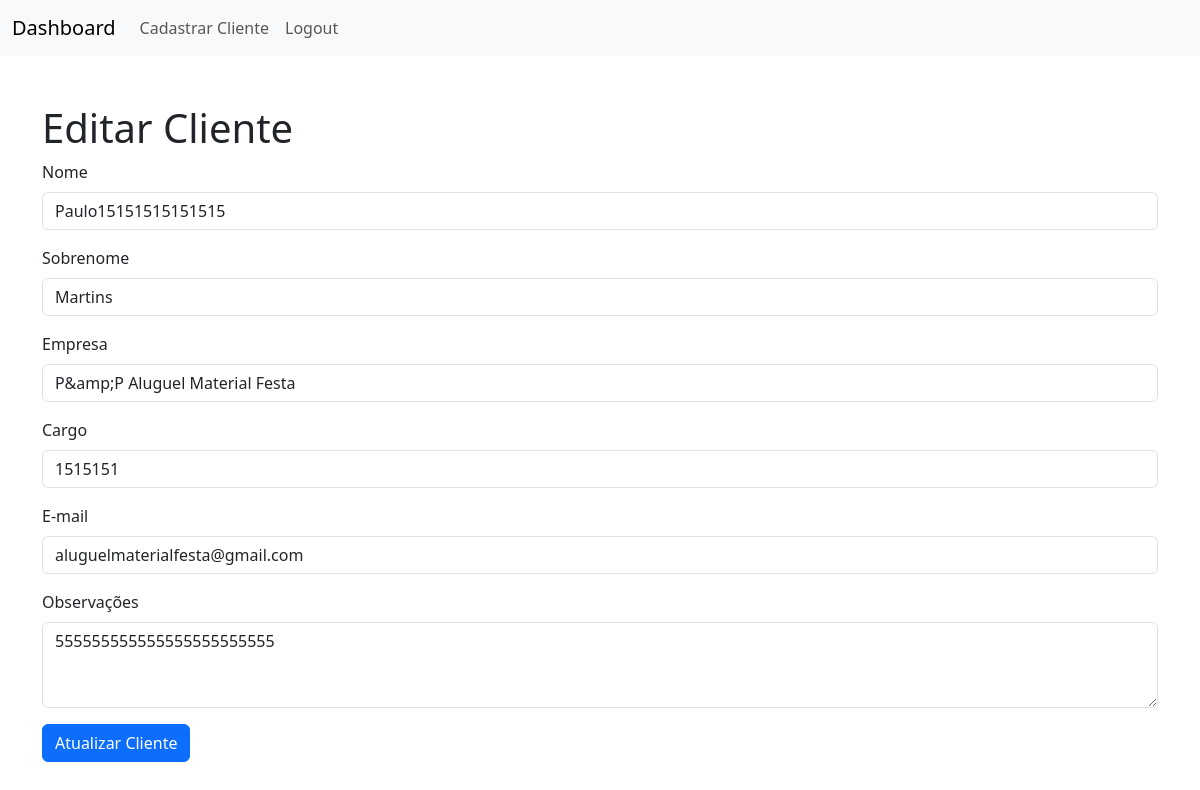
The page /editar_cliente.php?id=1 on the database its author committed.
### tables this page shows
CREATE TABLE `clientes` (
  `id` int(11) NOT NULL,
  `nome` varchar(100) DEFAULT NULL,
  `sobrenome` varchar(100) DEFAULT NULL,
  `empresa` varchar(100) DEFAULT NULL,
  `cargo` varchar(100) DEFAULT NULL,
  `email` varchar(100) DEFAULT NULL,
  `observacao` text DEFAULT NULL
);

### editar_cliente.php (the view, shortened to what this page needs)
<?php
include 'conexao.php';
if (isset($_GET['id'])) {
    $id_cliente = $_GET['id'];
} else {
    header("Location: dashboard.php");
    exit;
}
$cliente = $mysqli->prepare("SELECT * FROM clientes WHERE id = ?");
$cliente->bind_param("i", $id_cliente);
$cliente->execute();
$resultado_cliente = $cliente->get_result();
if ($resultado_cliente->num_rows > 0) {
    $cliente = $resultado_cliente->fetch_assoc();
} else {
    echo "Cliente não encontrado!";
    exit;
}
?>
<!DOCTYPE html>
<html lang="pt-BR">
<head>
    <link href="https://cdn.jsdelivr.net/npm/bootstrap@5.3.0-alpha1/dist/css/bootstrap.min.css" rel="stylesheet">
</head>
<body>
    <nav class="navbar navbar-expand-lg navbar-light bg-light">
        <div class="container-fluid">
            <a class="navbar-brand" href="dashboard.php">Dashboard</a>
            <div class="collapse navbar-collapse" id="navbarNav">
                <ul class="navbar-nav">
                    <li class="nav-item">
                        <a class="nav-link" href="FormulariodeCadastrodeCliente.php">Cadastrar Cliente</a>
                    </li>
                    <li class="nav-item">
                        <a class="nav-link" href="logout.php">Logout</a>
                    </li>
                </ul>
            </div>
        </div>
    </nav>
    <div class="container mt-5">
        <h1>Editar Cliente</h1>
        <form action="editar_cliente.php?id=<?php echo $id_cliente; ?>" method="POST">
            <div class="mb-3">
                <label for="nome" class="form-label">Nome</label>
                <input type="text" class="form-control" id="nome" name="nome" value="<?php echo htmlspecialchars($cliente['nome']); ?>" required>
            </div>
            <div class="mb-3">
                <label for="sobrenome" class="form-label">Sobrenome</label>
                <input type="text" class="form-control" id="sobrenome" name="sobrenome" value="<?php echo htmlspecialchars($cliente['sobrenome']); ?>" required>
            </div>
            <div class="mb-3">
                <label for="empresa" class="form-label">Empresa</label>
                <input type="text" class="form-control" id="empresa" name="empresa" value="<?php echo htmlspecialchars($cliente['empresa']); ?>" required>
            </div>
            <div class="mb-3">
                <label for="cargo" class="form-label">Cargo</label>
                <input type="text" class="form-control" id="cargo" name="cargo" value="<?php echo htmlspecialchars($cliente['cargo']); ?>" required>
            </div>
            <div class="mb-3">
                <label for="email" class="form-label">E-mail</label>
                <input type="email" class="form-control" id="email" name="email" value="<?php echo htmlspecialchars($cliente['email']); ?>" required>
            </div>
            <div class="mb-3">
                <label for="observacao" class="form-label">Observações</label>
                <textarea class="form-control" id="observacao" name="observacao" rows="3"><?php echo htmlspecialchars($cliente['observacao']); ?></textarea>
            </div>
            <button type="submit" class="btn btn-primary">Atualizar Cliente</button>
        </form>
    </div>
</body>
</html>

### rows shown on the page
clientes: nome "Paulo15151515151515", sobrenome "Martins", empresa "P&amp;P Aluguel Material Festa", cargo "1515151", email "aluguelmaterialfesta@gmail.com", observacao "555555555555555555555555"
